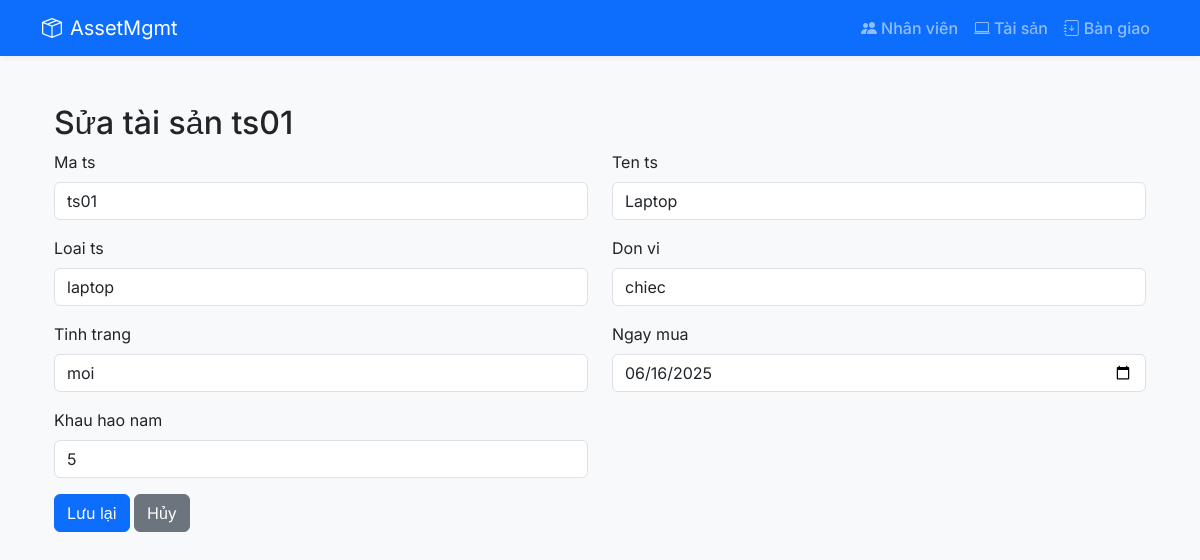
The app's page /ts/ts01/edit/ with its own data.
### inventory/models.py (models this page shows, shortened)
class TS(models.Model):
    ma_ts = models.CharField(max_length=10, primary_key=True)
    ten_ts = models.CharField(max_length=200)
    loai_ts = models.CharField(max_length=100)
    don_vi = models.CharField(max_length=50)
    tinh_trang = models.CharField(max_length=100)
    ngay_mua = models.DateField(default=date.today)
    khau_hao_nam = models.PositiveIntegerField(default=5)

### inventory/views.py (the view)
# urls.py: path('ts/<pk>/edit/', views.ts_update, name='ts_edit'),
def ts_update(request, pk):
    ts = get_object_or_404(TS, ma_ts=pk)
    form = TSForm(request.POST or None, instance=ts)
    if form.is_valid():
        form.save()
        return redirect('ts_list')
    return render(request, 'inventory/ts_form.html', {
        'form': form,
        'title': f'Sửa tài sản {ts.ma_ts}'
    })

### inventory/forms.py
class TSForm(forms.ModelForm):
    class Meta:
        model = TS
        fields = '__all__'
        widgets = {
            'ngay_mua': forms.DateInput(attrs={'type': 'date', 'class': 'form-control'}),
            'khau_hao_nam': forms.NumberInput(attrs={'class': 'form-control'}),
        }

### inventory/templates/inventory/ts_form.html (shortened to what this page needs)
{% extends "inventory/base.html" %}
{% load widget_tweaks %}
{% block content %}
<div class="container mt-4">
  <h2>{{ title }}</h2>
  <form method="post" novalidate>
    <div class="row">
      {% for field in form %}
      <div class="col-md-6 mb-3">
        <label for="{{ field.id_for_label }}" class="form-label">{{ field.label }}</label>
        {{ field|add_class:"form-control" }}
      </div>
      {% endfor %}
    </div>
    <button type="submit" class="btn btn-primary">Lưu lại</button>
    <a href="{% url 'ts_list' %}" class="btn btn-secondary">Hủy</a>
  </form>
</div>
{% endblock %}

### inventory/templates/inventory/base.html (style rules this page uses)
body { font-family: 'Inter', sans-serif; background-color: #f8f9fa; }

### records on screen
TS: form "ts01" "Laptop" "laptop" "chiec" "moi" "06/16/2025" "5"

### other values on screen
{{ title }} "Sửa tài sản ts01"
{{ field.label }} "Ma ts" "Ten ts" "Loai ts" "Don vi" "Tinh trang" "Ngay mua" "Khau hao nam"
